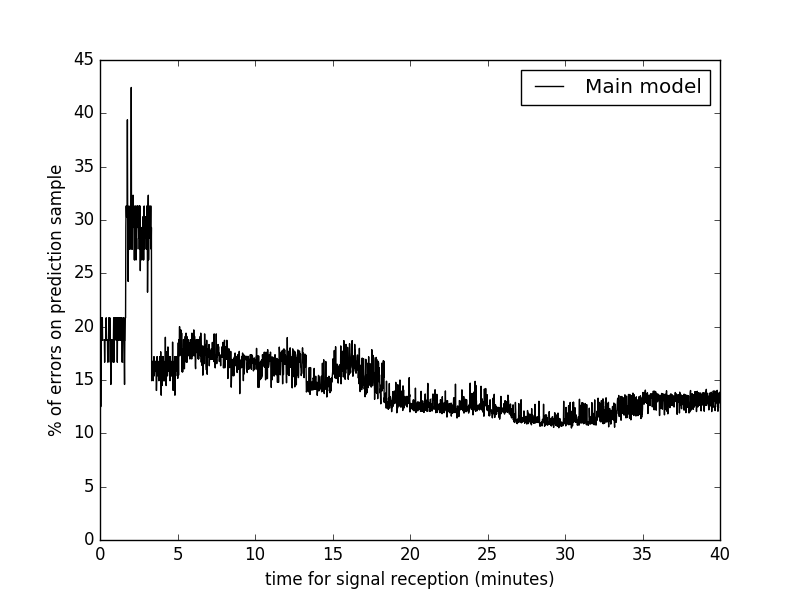

Generate this figure with Python:
import csv
import sqlite3
import numpy as np
from sklearn.ensemble import RandomForestClassifier
import random
import difflib
import math
import numbers
import pickle
import matplotlib.pyplot as plt
import operator
import itertools
import math
import datetime
#size test does not vary with size
def rssiWithHumidity(timestamp, rssi):
	res = math.cos((2*math.pi*float(timestamp2hour(timestamp))-1)/24)
	if res < -0.5:		
		res = -0.5
	return rssi - res
def timestamp2hour(timestamp):
	return int(datetime.datetime.fromtimestamp(int(timestamp)).strftime('%H'))

def probabilityPredictionMainAndSub(sizeTest, clf4, clf3_1, clf3_2, clf3_3,clf3_4, X, X1, X2, X3, X4, Xpred, Xpred1, Xpred2, Xpred3, Xpred4):
	YpredictionConsecutiveSignal = []
	probas3_1 = clf3_1.predict_proba(Xpred1)
	probas3_2 = clf3_2.predict_proba(Xpred2)
	probas3_3 = clf3_3.predict_proba(Xpred3)
	probas3_4 = clf3_4.predict_proba(Xpred4)

	probas4 = clf4.predict_proba(Xpred)

	places = ['carte_bancaire', 'fenetre_casque', 'fenetre_russia', 'me', 'russia', 'the']

	for i in range(len(probas3_1)):

		probas = [probas4[i][j]+probas3_1[i][j]+probas3_2[i][j]+probas3_3[i][j]+probas3_4[i][j] for j in range(len(probas3_1[i]))]
		maxIndex = max(enumerate(probas),key=lambda x: x[1])[0]
		YpredictionConsecutiveSignal.append(places[maxIndex])

	return YpredictionConsecutiveSignal

def probabilityPredictionSub(sizeTest, clf3_1, clf3_2, clf3_3, clf3_4, X1, X2, X3, X4, Xpred1, Xpred2, Xpred3, Xpred4):
	YpredictionConsecutiveSignal = []
	probas3_1 = clf3_1.predict_proba(Xpred1)
	probas3_2 = clf3_2.predict_proba(Xpred2)
	probas3_3 = clf3_3.predict_proba(Xpred3)
	probas3_4 = clf3_4.predict_proba(Xpred4)
	places = ['carte_bancaire', 'fenetre_casque', 'fenetre_russia', 'me', 'russia', 'the']

	for i in range(len(probas3_1)):

		probas = [probas3_1[i][j]+probas3_2[i][j]+probas3_3[i][j]+probas3_4[i][j] for j in range(len(probas3_1[i]))]
		maxIndex = max(enumerate(probas),key=lambda x: x[1])[0]
		YpredictionConsecutiveSignal.append(places[maxIndex])

	return YpredictionConsecutiveSignal
	
def givesClassifier(ID, DBS, XconsecutiveSignal, YconsecutiveSignal, Xpred, Ypred):
	clf4 = RandomForestClassifier(n_estimators=100)

	clf4 = clf4.fit(XconsecutiveSignal, YconsecutiveSignal)


	YpredictionConsecutiveSignal4 = clf4.predict(Xpred)
	Yshould = Ypred
	ratio4 = 0
	dicDB = dict()
	for db in DBS:
		dicDB[db[2]] = 0

	for j in range(len(YpredictionConsecutiveSignal4)):
		if Yshould[j] == YpredictionConsecutiveSignal4[j]:
			ratio4 += 1
		else:
			dicDB[YpredictionConsecutiveSignal4[j]] += 1
	errors4= ratio4
	ratio4 = float(ratio4)

	ratio4 = ratio4 / len(Yshould)
	print("Similarity percentile : " + str(ratio4))
	print("size "  + str(len(Yshould)- errors4) + " errors ( " + str(100-100*float(errors4)/len(Yshould))+ "% ) on " + str(len(Yshould)) + " predicted samples out of " + str(len(XconsecutiveSignal)) + " training samples : " + str(dicDB))
	#with open("randomForestModel" + str(ID) ,"wb") as f:
		#pickle.dump(clf4, f)
	return clf4, YpredictionConsecutiveSignal4

def givesTriList(list):
	res1 = []
	res2 = []
	res3 = []
	res4 = []
	for l in list:
		res1.append([l[0],l[1],l[2]])
		res2.append([l[0],l[1], l[3]])

		res3.append([l[0], l[2],l[3]])
		res4.append([l[1],l[2],l[3]])
	res = [res1, res2, res3, res4]
	return res

def givesList(DB_NAME, BSSID, size, TIME_WINDOW):
	
	FILENAME = DB_NAME[:-3] + ".csv"


	with sqlite3.connect(DB_NAME) as conn:
		c = conn.cursor()
		MAXID = 4

		
		RSSIS = []
		RSSI_HEADER = []
		for i in range(MAXID):
			RSSI_HEADER.append("RPI" + str(i + 1))
		RSSIS.append(RSSI_HEADER)

		rssiContent = []


	with sqlite3.connect(DB_NAME) as conn:
		cursor = conn.cursor()
		cursor.execute("""select ID, NAME, BSSID, TIME_STAMP, RSSI from COMBINED WHERE BSSID = ? ORDER BY TIME_STAMP ASC""", (BSSID,))
		rows = cursor.fetchall()
		extractedSignalsList = []

		for row in rows:
			extractedSignalsList.append([row[0], row[1].encode("ascii"), row[2].encode("ascii"), row[3], row[4]])
	#We have the rssis list by rpis' id : [id, RSSI] -> extractedSignalsList
	
	graph = []
	per = []
	
	#index of the extractedSignalsList containing the succesive RSSIs by id : [RSSI1, RSSI2, ... , RSSIIDMAX] -> consecutiveSignalsList
	i = -1



	consecutiveSignalsList = []
	consecutiveSignal = [0]*MAXID
	#Initialisation of the timers for each RPIS : 

	timersBefore = [0]*MAXID

	# initialisation of the timers:
	k = 0
	while 0 in timersBefore:
		timersBefore[extractedSignalsList[k][0] - 1] = extractedSignalsList[k][3]
		k += 1

	timersAfter = [0]*MAXID

	idRPI = extractedSignalsList[0][0] - 1
	#index of extractedSignalsList
	j = 0

	while j < len(extractedSignalsList):
		row = extractedSignalsList[j]
		timersAfter[idRPI] = int(row[3])
		idRPI = row[0] - 1

		if isinstance(row[4], numbers.Number) and row[4] < 1:

			#If there have not been an update from all RPIS in the TIME_WINDOW : abandon of current index 
			# One of the RPIS have not manifested himself
			for l in range(MAXID):
				if timersAfter[idRPI] - timersBefore[l] > TIME_WINDOW and l != idRPI:
					consecutiveSignal[l] = 0
					timersBefore[l] = timersAfter[idRPI]

		
			#consecutiveSignal[idRPI] = rssiWithHumidity(timersAfter[idRPI], row[4])
			consecutiveSignal[idRPI] = row[4]

			if not 0 in consecutiveSignal and (len(consecutiveSignalsList) == 0 or (len(consecutiveSignalsList) > 0 and consecutiveSignal != consecutiveSignalsList[-1])): 
				roundedSignal = [0]*MAXID
				for m in range(MAXID):
					roundedSignal[m] = int(10 * consecutiveSignal[m]) / 10.0
				consecutiveSignalsList.append(roundedSignal)
				i += 1
			timersBefore[idRPI] = timersAfter[idRPI]

		j+=1
	lengthAfter = len(consecutiveSignalsList)
	#trying
	random.seed(1)
	b = range(len(consecutiveSignalsList))
	random.shuffle(b)
	consecutiveSignalsList = [consecutiveSignalsList[i] for i in b] # or:

	if size != 0:
		sizeUntouched = size
		lengthUntouched = int(math.floor(sizeUntouched*len(consecutiveSignalsList)))
		consecutiveSignalsList = consecutiveSignalsList[:lengthUntouched]
		
	return [consecutiveSignalsList, givesTriList(consecutiveSignalsList)]


DB_NAME = "4t2pV2"

DBS_PRED= [[DB_NAME, "F2:39:F2:6A:80:89", "me"], [DB_NAME, "C7:62:97:12:1E:35", "russia"]]
DBS = [[DB_NAME, "C1:CF:31:F3:29:6C", "russia"], [DB_NAME, "C7:64:6C:03:B9:40", "me"], [DB_NAME, "DA:E7:8C:CA:05:CF", "fenetre_casque"], [DB_NAME, "E4:FA:6E:AF:58:19", "carte_bancaire"]]
XuntouchedF4 = []

# CHANGE DB NAMES HERE

graph1 = []
graph2 = []
graph3 = []
graph4 = []
graph = []
per = []
size = 0.98

for TIME_WINDOW in [float(x)/100 for x in range(1,2400)]:
	XconsecutiveSignalCombinaisons = []
	XconsecutiveSignalCombinaisons1 = []
	XconsecutiveSignalCombinaisons2 = []
	XconsecutiveSignalCombinaisons3 = []
	XconsecutiveSignalCombinaisons4 = []
	YconsecutiveSignalCombinaisons = []

	XconsecutiveSignal = []
	XconsecutiveSignal1 = []
	XconsecutiveSignal2 = []
	XconsecutiveSignal3 = []
	XconsecutiveSignal4 = []
	YconsecutiveSignal = []
	Ypred = []
	Xpred = []
	Xpred1 = []
	Xpred2 = []
	Xpred3 = []
	Xpred4 = []
	for name in DBS:
		bigList = givesList(name[0]+".db", name[1], size, TIME_WINDOW)


		extractedSignalsListfinal4 ,extractedSignalsListfinal3_1, extractedSignalsListfinal3_2, extractedSignalsListfinal3_3, extractedSignalsListfinal3_4= bigList[0], bigList[1][0], bigList[1][1], bigList[1][2], bigList[1][3]
		XconsecutiveSignal.extend(extractedSignalsListfinal4)
		XconsecutiveSignal1.extend(extractedSignalsListfinal3_1)
		XconsecutiveSignal2.extend(extractedSignalsListfinal3_2)
		XconsecutiveSignal3.extend(extractedSignalsListfinal3_3)
		XconsecutiveSignal4.extend(extractedSignalsListfinal3_4)
		YconsecutiveSignal.extend([name[2]]*len(extractedSignalsListfinal4))		
	for name in DBS_PRED:
		bigListPred = givesList(name[0]+".db", name[1],0, TIME_WINDOW)


		extractedSignalsListfinalPred4 ,extractedSignalsListfinalPred3_1, extractedSignalsListfinalPred3_2, extractedSignalsListfinalPred3_3, extractedSignalsListfinalPred3_4 = bigListPred[0], bigListPred[1][0], bigListPred[1][1], bigListPred[1][2], bigListPred[1][3]
		Xpred.extend(extractedSignalsListfinalPred4)
		Xpred1.extend(extractedSignalsListfinalPred3_1)
		Xpred2.extend(extractedSignalsListfinalPred3_2)
		Xpred3.extend(extractedSignalsListfinalPred3_3)
		Xpred4.extend(extractedSignalsListfinalPred3_4)
		Ypred.extend([name[2]]*len(extractedSignalsListfinalPred4))		
	length1 = 100
	sizeX = 0.009*len(XconsecutiveSignal)
	XconsecutiveSignal = [XconsecutiveSignal[int(i*sizeX):int((i+1)*sizeX)] for i in range(0,length1)]
	XconsecutiveSignal1 = [XconsecutiveSignal1[int(i*sizeX):int((i+1)*sizeX)] for i in range(0,length1)]
	XconsecutiveSignal2 = [XconsecutiveSignal2[int(i*sizeX):int((i+1)*sizeX)] for i in range(0,length1)]
	XconsecutiveSignal3 = [XconsecutiveSignal3[int(i*sizeX):int((i+1)*sizeX)] for i in range(0,length1)]
	XconsecutiveSignal4 = [XconsecutiveSignal4[int(i*sizeX):int((i+1)*sizeX)] for i in range(0,length1)]
	YconsecutiveSignal = [YconsecutiveSignal[int(i*sizeX):int((i+1)*sizeX)] for i in range(0,length1)]
	#sizeXP = 0.09*len(Xpred)
	# Xpred = [Xpred[int(i*sizeXP):int((i+1)*sizeXP)] for i in range(0,100)]
	# Xpred1 = [Xpred1[int(i*sizeXP):int((i+1)*sizeXP)] for i in range(0,100)]
	# Xpred2 = [Xpred2[int(i*sizeXP):int((i+1)*sizeXP)] for i in range(0,100)]
	# Xpred3 = [Xpred3[int(i*sizeXP):int((i+1)*sizeXP)] for i in range(0,100)]
	# Xpred4 = [Xpred4[int(i*sizeXP):int((i+1)*sizeXP)] for i in range(0,100)]
	# Ypred = [Ypred[int(i*sizeXP):int((i+1)*sizeXP)] for i in range(0,100)]
	Xt = []
	Yt = []
	Xt1 = []
	Xt2 = []
	Xt3 = []
	Xt4 = []
	for i in range(1,length1):
		Xt.extend(XconsecutiveSignal[i])
		Xt1.extend(XconsecutiveSignal1[i])
		Xt2.extend(XconsecutiveSignal2[i])
		Xt3.extend(XconsecutiveSignal3[i])
		Xt4.extend(XconsecutiveSignal4[i])
		Yt.extend(YconsecutiveSignal[i])
	per.append(TIME_WINDOW*100/60)
	Yshould = Ypred
	clf4, YpredictionConsecutiveSignal4 = givesClassifier("4", DBS, Xt, Yt, Xpred, Ypred)
	#clf3_1, YpredictionConsecutiveSignal3_1 = givesClassifier("3_1", DBS,XconsecutiveSignal1, YconsecutiveSignal, sizeTest, Xpred1, Ypred)
	#clf3_2, YpredictionConsecutiveSignal3_2 = givesClassifier("3_2", DBS, XconsecutiveSignal2, YconsecutiveSignal, sizeTest, Xpred2, Ypred)
	#clf3_3, YpredictionConsecutiveSignal3_3 = givesClassifier("3_3", DBS, XconsecutiveSignal3, YconsecutiveSignal, sizeTest, Xpred3, Ypred)
	#clf3_4, YpredictionConsecutiveSignal3_4 = givesClassifier("3_4", DBS, XconsecutiveSignal4, YconsecutiveSignal, sizeTest, Xpred4, Ypred)




	ratio = 0
	for k in range(len(YpredictionConsecutiveSignal4)):
		proba = {'me':0, 'russia':0, 'the':0, 'fenetre_casque':0, 'fenetre_russia':0, 'carte_bancaire':0}
		pos4 = str(YpredictionConsecutiveSignal4[k])

		proba[pos4] += 1
		
		pos = max(proba.iteritems(), key=operator.itemgetter(1))[0]
		if pos == Yshould[k]:
			ratio += 1
	errors = ratio
	ratio = float(ratio)
	ratio = ratio / len(Yshould)
	graph.append(100-100*float(errors)/len(Yshould))




	
 # 	ratio = 0
	# for k in range(len(YpredictionConsecutiveSignal4)):
	# 	proba = {'me':0, 'russia':0, 'the':0, 'fenetre_casque':0, 'fenetre_russia':0, 'carte_bancaire':0}
	# 	pos4 = str(YpredictionConsecutiveSignal4[k])
	# 	pos3_1 = str(YpredictionConsecutiveSignal3_1[k])
	# 	pos3_2 = str(YpredictionConsecutiveSignal3_2[k])
	# 	pos3_3 = str(YpredictionConsecutiveSignal3_3[k])
	# 	pos3_4 = str(YpredictionConsecutiveSignal3_4[k])
	# 	proba[pos4] += 0
	# 	proba[pos3_1] += 1
	# 	proba[pos3_2] += 1
	# 	proba[pos3_3] += 1
	# 	proba[pos3_4] += 1
	# 	pos = max(proba.iteritems(), key=operator.itemgetter(1))[0]
	# 	if pos == Yshould[k]:
	# 		ratio += 1
	# errors = ratio
	# ratio = float(ratio)
	# ratio = ratio / len(Yshould)
	# graph1.append(100-100*float(errors)/len(Yshould))





 # 	ratio = 0
	# for k in range(len(YpredictionConsecutiveSignal4)):
	# 	proba = {'me':0, 'russia':0, 'the':0, 'fenetre_casque':0, 'fenetre_russia':0, 'carte_bancaire':0}
	# 	pos4 = str(YpredictionConsecutiveSignal4[k])
	# 	pos3_1 = str(YpredictionConsecutiveSignal3_1[k])
	# 	pos3_2 = str(YpredictionConsecutiveSignal3_2[k])
	# 	pos3_3 = str(YpredictionConsecutiveSignal3_3[k])
	# 	pos3_4 = str(YpredictionConsecutiveSignal3_4[k])
	# 	proba[pos4] += 1
	# 	proba[pos3_1] += 1
	# 	proba[pos3_2] += 1
	# 	proba[pos3_3] += 1
	# 	proba[pos3_4] += 1
	# 	pos = max(proba.iteritems(), key=operator.itemgetter(1))[0]
	# 	if pos == Yshould[k]:
	# 		ratio += 1
	# errors = ratio
	# ratio = float(ratio)
	# ratio = ratio / len(Yshould)
	# graph2.append(100-100*float(errors)/len(Yshould))
	

	# YpredictionConsecutiveSignal = probabilityPredictionMainAndSub(sizeTest, clf4, clf3_1, clf3_2, clf3_3, clf3_4, XconsecutiveSignal, XconsecutiveSignal1, XconsecutiveSignal2, XconsecutiveSignal3, XconsecutiveSignal4, Xpred, Xpred1, Xpred2, Xpred3, Xpred4)
 # 	ratio = 0
	# for k in range(len(YpredictionConsecutiveSignal)):

	# 	if YpredictionConsecutiveSignal[k] == Yshould[k]:
	# 		ratio += 1
	# errors = ratio
	# ratio = float(ratio)
	# ratio = ratio / len(Yshould)
	# graph3.append(100-100*float(errors)/len(Yshould))



	# YpredictionConsecutiveSignal = probabilityPredictionSub(sizeTest, clf3_1, clf3_2, clf3_3, clf3_4, XconsecutiveSignal1, XconsecutiveSignal2, XconsecutiveSignal3, XconsecutiveSignal4, Xpred1, Xpred2, Xpred3, Xpred4)
 # 	ratio = 0
	# for k in range(len(YpredictionConsecutiveSignal)):

	# 	if YpredictionConsecutiveSignal[k] == Yshould[k]:
	# 		ratio += 1
	# errors = ratio
	# ratio = float(ratio)
	# ratio = ratio / len(Yshould)
	# graph4.append(100-100*float(errors)/len(Yshould))

plt.gca().set_color_cycle(['black', 'green', 'blue', 'red', 'orange'])
axes = plt.gca()
axes.set_ylim([0,45])
plt.plot(per,graph)
#plt.plot(per,graph1)
#plt.plot(per,graph2)
#plt.plot(per,graph3)
#plt.plot(per,graph4)

#plt.legend(['Main model only', 'Submodels (deterministic)', 'Main + Submodels (deterministic)', 'Submodels (probabilistic)', 'Main + Submodels (probabilistic)'], loc='upper right')
plt.legend(['Main model'], loc='upper right')
plt.ylabel('% of errors on prediction sample')
plt.xlabel('time for signal reception (minutes)')
plt.show()
